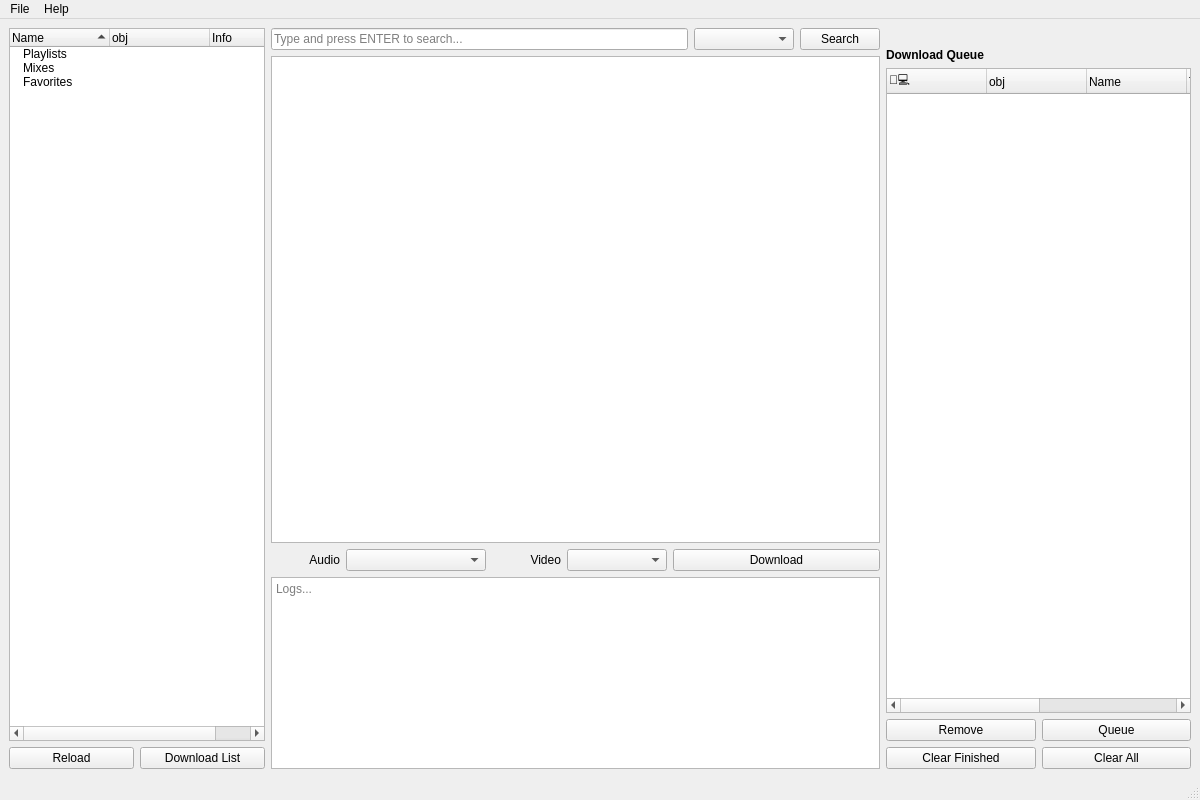
<?xml version="1.0" encoding="UTF-8"?>
<ui version="4.0">
 <class>MainWindow</class>
 <widget class="QMainWindow" name="MainWindow">
  <property name="geometry">
   <rect>
    <x>0</x>
    <y>0</y>
    <width>1200</width>
    <height>800</height>
   </rect>
  </property>
  <property name="windowTitle">
   <string>MainWindow</string>
  </property>
  <widget class="QWidget" name="w_central">
   <property name="enabled">
    <bool>true</bool>
   </property>
   <property name="sizePolicy">
    <sizepolicy hsizetype="Preferred" vsizetype="Expanding">
     <horstretch>100</horstretch>
     <verstretch>100</verstretch>
    </sizepolicy>
   </property>
   <property name="toolTip">
    <string notr="true"/>
   </property>
   <property name="statusTip">
    <string notr="true"/>
   </property>
   <property name="whatsThis">
    <string notr="true"/>
   </property>
   <property name="accessibleName">
    <string notr="true"/>
   </property>
   <property name="accessibleDescription">
    <string notr="true"/>
   </property>
   <layout class="QHBoxLayout" name="horizontalLayout" stretch="0,50,25">
    <item>
     <layout class="QVBoxLayout" name="lv_list_user">
      <item>
       <widget class="QTreeWidget" name="tr_lists_user">
        <property name="toolTip">
         <string notr="true"/>
        </property>
        <property name="statusTip">
         <string notr="true"/>
        </property>
        <property name="whatsThis">
         <string notr="true"/>
        </property>
        <property name="accessibleName">
         <string notr="true"/>
        </property>
        <property name="accessibleDescription">
         <string notr="true"/>
        </property>
        <property name="editTriggers">
         <set>QAbstractItemView::EditTrigger::NoEditTriggers</set>
        </property>
        <property name="showDropIndicator" stdset="0">
         <bool>false</bool>
        </property>
        <property name="selectionMode">
         <enum>QAbstractItemView::SelectionMode::ExtendedSelection</enum>
        </property>
        <property name="indentation">
         <number>10</number>
        </property>
        <property name="uniformRowHeights">
         <bool>true</bool>
        </property>
        <property name="sortingEnabled">
         <bool>true</bool>
        </property>
        <attribute name="headerCascadingSectionResizes">
         <bool>true</bool>
        </attribute>
        <attribute name="headerHighlightSections">
         <bool>true</bool>
        </attribute>
        <attribute name="headerShowSortIndicator" stdset="0">
         <bool>true</bool>
        </attribute>
        <column>
         <property name="text">
          <string notr="true">Name</string>
         </property>
         <property name="toolTip">
          <string notr="true"/>
         </property>
         <property name="statusTip">
          <string notr="true"/>
         </property>
         <property name="whatsThis">
          <string notr="true"/>
         </property>
        </column>
        <column>
         <property name="text">
          <string>obj</string>
         </property>
        </column>
        <column>
         <property name="text">
          <string notr="true">Info</string>
         </property>
         <property name="toolTip">
          <string notr="true"/>
         </property>
         <property name="statusTip">
          <string notr="true"/>
         </property>
         <property name="whatsThis">
          <string notr="true"/>
         </property>
        </column>
        <item>
         <property name="text">
          <string>Playlists</string>
         </property>
         <property name="text">
          <string/>
         </property>
         <property name="text">
          <string/>
         </property>
         <property name="flags">
          <set>ItemIsEnabled</set>
         </property>
        </item>
        <item>
         <property name="text">
          <string>Mixes</string>
         </property>
         <property name="text">
          <string/>
         </property>
         <property name="text">
          <string/>
         </property>
         <property name="flags">
          <set>ItemIsEnabled</set>
         </property>
        </item>
        <item>
         <property name="text">
          <string>Favorites</string>
         </property>
         <property name="text">
          <string/>
         </property>
         <property name="text">
          <string/>
         </property>
         <property name="flags">
          <set>ItemIsEnabled</set>
         </property>
        </item>
       </widget>
      </item>
      <item>
       <layout class="QHBoxLayout" name="lv_list_control">
        <item>
         <widget class="QPushButton" name="pb_reload_user_lists">
          <property name="sizePolicy">
           <sizepolicy hsizetype="Expanding" vsizetype="Fixed">
            <horstretch>0</horstretch>
            <verstretch>0</verstretch>
           </sizepolicy>
          </property>
          <property name="text">
           <string>Reload</string>
          </property>
         </widget>
        </item>
        <item>
         <widget class="QPushButton" name="pb_download_list">
          <property name="sizePolicy">
           <sizepolicy hsizetype="Expanding" vsizetype="Fixed">
            <horstretch>0</horstretch>
            <verstretch>0</verstretch>
           </sizepolicy>
          </property>
          <property name="text">
           <string>Download List</string>
          </property>
         </widget>
        </item>
       </layout>
      </item>
     </layout>
    </item>
    <item>
     <layout class="QVBoxLayout" name="lv_search_result" stretch="0,0,0,0">
      <property name="spacing">
       <number>-1</number>
      </property>
      <item>
       <layout class="QHBoxLayout" name="lh_search">
        <item>
         <widget class="QLineEdit" name="l_search">
          <property name="acceptDrops">
           <bool>false</bool>
          </property>
          <property name="toolTip">
           <string notr="true"/>
          </property>
          <property name="statusTip">
           <string notr="true"/>
          </property>
          <property name="whatsThis">
           <string notr="true"/>
          </property>
          <property name="accessibleName">
           <string notr="true"/>
          </property>
          <property name="accessibleDescription">
           <string notr="true"/>
          </property>
          <property name="locale">
           <locale language="English" country="UnitedStates"/>
          </property>
          <property name="text">
           <string notr="true"/>
          </property>
          <property name="placeholderText">
           <string notr="true">Type and press ENTER to search...</string>
          </property>
          <property name="clearButtonEnabled">
           <bool>true</bool>
          </property>
         </widget>
        </item>
        <item>
         <widget class="QComboBox" name="cb_search_type">
          <property name="minimumSize">
           <size>
            <width>100</width>
            <height>0</height>
           </size>
          </property>
          <property name="toolTip">
           <string notr="true"/>
          </property>
          <property name="statusTip">
           <string notr="true"/>
          </property>
          <property name="whatsThis">
           <string notr="true"/>
          </property>
          <property name="accessibleName">
           <string notr="true"/>
          </property>
          <property name="accessibleDescription">
           <string notr="true"/>
          </property>
          <property name="currentText">
           <string notr="true"/>
          </property>
          <property name="sizeAdjustPolicy">
           <enum>QComboBox::SizeAdjustPolicy::AdjustToContentsOnFirstShow</enum>
          </property>
          <property name="placeholderText">
           <string notr="true"/>
          </property>
         </widget>
        </item>
        <item>
         <widget class="QPushButton" name="pb_search">
          <property name="statusTip">
           <string notr="true"/>
          </property>
          <property name="whatsThis">
           <string notr="true"/>
          </property>
          <property name="accessibleName">
           <string notr="true"/>
          </property>
          <property name="accessibleDescription">
           <string notr="true"/>
          </property>
          <property name="text">
           <string notr="true">Search</string>
          </property>
          <property name="shortcut">
           <string notr="true"/>
          </property>
         </widget>
        </item>
       </layout>
      </item>
      <item>
       <widget class="QTreeView" name="tr_results">
        <property name="editTriggers">
         <set>QAbstractItemView::EditTrigger::NoEditTriggers</set>
        </property>
        <property name="showDropIndicator" stdset="0">
         <bool>false</bool>
        </property>
        <property name="dragDropOverwriteMode">
         <bool>false</bool>
        </property>
        <property name="alternatingRowColors">
         <bool>false</bool>
        </property>
        <property name="selectionMode">
         <enum>QAbstractItemView::SelectionMode::ExtendedSelection</enum>
        </property>
        <property name="indentation">
         <number>10</number>
        </property>
        <property name="sortingEnabled">
         <bool>true</bool>
        </property>
       </widget>
      </item>
      <item>
       <layout class="QHBoxLayout" name="lh_download" stretch="5,0,5,0,15">
        <item>
         <widget class="QLabel" name="l_quality_audio">
          <property name="toolTip">
           <string notr="true"/>
          </property>
          <property name="statusTip">
           <string notr="true"/>
          </property>
          <property name="whatsThis">
           <string notr="true"/>
          </property>
          <property name="accessibleName">
           <string notr="true"/>
          </property>
          <property name="accessibleDescription">
           <string notr="true"/>
          </property>
          <property name="text">
           <string notr="true">Audio</string>
          </property>
          <property name="alignment">
           <set>Qt::AlignmentFlag::AlignRight|Qt::AlignmentFlag::AlignTrailing|Qt::AlignmentFlag::AlignVCenter</set>
          </property>
         </widget>
        </item>
        <item>
         <widget class="QComboBox" name="cb_quality_audio">
          <property name="minimumSize">
           <size>
            <width>140</width>
            <height>0</height>
           </size>
          </property>
          <property name="toolTip">
           <string notr="true"/>
          </property>
          <property name="statusTip">
           <string notr="true"/>
          </property>
          <property name="whatsThis">
           <string notr="true"/>
          </property>
          <property name="accessibleName">
           <string notr="true"/>
          </property>
          <property name="accessibleDescription">
           <string notr="true"/>
          </property>
          <property name="currentText">
           <string notr="true"/>
          </property>
          <property name="sizeAdjustPolicy">
           <enum>QComboBox::SizeAdjustPolicy::AdjustToContentsOnFirstShow</enum>
          </property>
          <property name="placeholderText">
           <string notr="true"/>
          </property>
          <property name="frame">
           <bool>true</bool>
          </property>
         </widget>
        </item>
        <item>
         <widget class="QLabel" name="l_quality_video">
          <property name="toolTip">
           <string notr="true"/>
          </property>
          <property name="statusTip">
           <string notr="true"/>
          </property>
          <property name="whatsThis">
           <string notr="true"/>
          </property>
          <property name="accessibleName">
           <string notr="true"/>
          </property>
          <property name="accessibleDescription">
           <string notr="true"/>
          </property>
          <property name="text">
           <string notr="true">Video</string>
          </property>
          <property name="alignment">
           <set>Qt::AlignmentFlag::AlignRight|Qt::AlignmentFlag::AlignTrailing|Qt::AlignmentFlag::AlignVCenter</set>
          </property>
         </widget>
        </item>
        <item>
         <widget class="QComboBox" name="cb_quality_video">
          <property name="minimumSize">
           <size>
            <width>100</width>
            <height>0</height>
           </size>
          </property>
          <property name="toolTip">
           <string notr="true"/>
          </property>
          <property name="statusTip">
           <string notr="true"/>
          </property>
          <property name="whatsThis">
           <string notr="true"/>
          </property>
          <property name="accessibleName">
           <string notr="true"/>
          </property>
          <property name="accessibleDescription">
           <string notr="true"/>
          </property>
          <property name="currentText">
           <string notr="true"/>
          </property>
          <property name="sizeAdjustPolicy">
           <enum>QComboBox::SizeAdjustPolicy::AdjustToContentsOnFirstShow</enum>
          </property>
          <property name="placeholderText">
           <string notr="true"/>
          </property>
         </widget>
        </item>
        <item>
         <widget class="QPushButton" name="pb_download">
          <property name="toolTip">
           <string notr="true"/>
          </property>
          <property name="statusTip">
           <string notr="true"/>
          </property>
          <property name="whatsThis">
           <string notr="true"/>
          </property>
          <property name="accessibleName">
           <string notr="true"/>
          </property>
          <property name="accessibleDescription">
           <string notr="true"/>
          </property>
          <property name="text">
           <string notr="true">Download</string>
          </property>
          <property name="shortcut">
           <string notr="true"/>
          </property>
         </widget>
        </item>
       </layout>
      </item>
      <item>
       <widget class="QPlainTextEdit" name="te_debug">
        <property name="enabled">
         <bool>true</bool>
        </property>
        <property name="sizePolicy">
         <sizepolicy hsizetype="Expanding" vsizetype="Maximum">
          <horstretch>0</horstretch>
          <verstretch>0</verstretch>
         </sizepolicy>
        </property>
        <property name="maximumSize">
         <size>
          <width>16777215</width>
          <height>16777215</height>
         </size>
        </property>
        <property name="acceptDrops">
         <bool>false</bool>
        </property>
        <property name="toolTip">
         <string notr="true"/>
        </property>
        <property name="statusTip">
         <string notr="true"/>
        </property>
        <property name="whatsThis">
         <string notr="true"/>
        </property>
        <property name="accessibleName">
         <string notr="true"/>
        </property>
        <property name="accessibleDescription">
         <string notr="true"/>
        </property>
        <property name="undoRedoEnabled">
         <bool>false</bool>
        </property>
        <property name="readOnly">
         <bool>true</bool>
        </property>
        <property name="placeholderText">
         <string>Logs...</string>
        </property>
       </widget>
      </item>
     </layout>
    </item>
    <item>
     <layout class="QVBoxLayout" name="lv_info">
      <item>
       <layout class="QVBoxLayout" name="lv_info_item">
        <item>
         <layout class="QHBoxLayout" name="horizontalLayout_2">
          <item>
           <widget class="QLabel" name="l_pm_cover">
            <property name="sizePolicy">
             <sizepolicy hsizetype="Fixed" vsizetype="Fixed">
              <horstretch>0</horstretch>
              <verstretch>0</verstretch>
             </sizepolicy>
            </property>
            <property name="maximumSize">
             <size>
              <width>280</width>
              <height>280</height>
             </size>
            </property>
            <property name="baseSize">
             <size>
              <width>0</width>
              <height>0</height>
             </size>
            </property>
            <property name="frameShape">
             <enum>QFrame::Shape::NoFrame</enum>
            </property>
            <property name="text">
             <string/>
            </property>
            <property name="pixmap">
             <pixmap>default_album_image.png</pixmap>
            </property>
            <property name="scaledContents">
             <bool>true</bool>
            </property>
            <property name="alignment">
             <set>Qt::AlignmentFlag::AlignHCenter|Qt::AlignmentFlag::AlignTop</set>
            </property>
           </widget>
          </item>
         </layout>
        </item>
       </layout>
      </item>
      <item>
       <layout class="QVBoxLayout" name="lv_queue_download">
        <item>
         <widget class="QLabel" name="l_h_queue_download">
          <property name="font">
           <font>
            <italic>false</italic>
            <bold>true</bold>
            <kerning>true</kerning>
           </font>
          </property>
          <property name="text">
           <string>Download Queue</string>
          </property>
         </widget>
        </item>
        <item>
         <widget class="QTreeWidget" name="tr_queue_download">
          <property name="editTriggers">
           <set>QAbstractItemView::EditTrigger::NoEditTriggers</set>
          </property>
          <property name="tabKeyNavigation">
           <bool>false</bool>
          </property>
          <property name="showDropIndicator" stdset="0">
           <bool>false</bool>
          </property>
          <property name="dragDropOverwriteMode">
           <bool>false</bool>
          </property>
          <property name="selectionMode">
           <enum>QAbstractItemView::SelectionMode::ExtendedSelection</enum>
          </property>
          <property name="selectionBehavior">
           <enum>QAbstractItemView::SelectionBehavior::SelectRows</enum>
          </property>
          <property name="rootIsDecorated">
           <bool>false</bool>
          </property>
          <property name="itemsExpandable">
           <bool>false</bool>
          </property>
          <property name="sortingEnabled">
           <bool>false</bool>
          </property>
          <property name="expandsOnDoubleClick">
           <bool>false</bool>
          </property>
          <attribute name="headerShowSortIndicator" stdset="0">
           <bool>false</bool>
          </attribute>
          <attribute name="headerStretchLastSection">
           <bool>false</bool>
          </attribute>
          <column>
           <property name="text">
            <string notr="true">🧑‍💻️</string>
           </property>
          </column>
          <column>
           <property name="text">
            <string>obj</string>
           </property>
          </column>
          <column>
           <property name="text">
            <string>Name</string>
           </property>
          </column>
          <column>
           <property name="text">
            <string>Type</string>
           </property>
          </column>
          <column>
           <property name="text">
            <string>Quality Audio</string>
           </property>
          </column>
          <column>
           <property name="text">
            <string>Quality Video</string>
           </property>
          </column>
         </widget>
        </item>
        <item>
         <layout class="QHBoxLayout" name="horizontalLayout_4">
          <item>
           <widget class="QPushButton" name="pb_queue_download_remove">
            <property name="enabled">
             <bool>true</bool>
            </property>
            <property name="text">
             <string>Remove</string>
            </property>
            <property name="icon">
             <iconset theme="QIcon::ThemeIcon::EditClear"/>
            </property>
           </widget>
          </item>
          <item>
           <widget class="QPushButton" name="pb_queue_download_toggle">
            <property name="text">
             <string>Queue</string>
            </property>
            <property name="icon">
             <iconset theme="QIcon::ThemeIcon::MediaPlaybackPause"/>
            </property>
           </widget>
          </item>
         </layout>
        </item>
        <item>
         <layout class="QHBoxLayout" name="horizontalLayout_3">
          <item>
           <widget class="QPushButton" name="pb_queue_download_clear_finished">
            <property name="text">
             <string>Clear Finished</string>
            </property>
           </widget>
          </item>
          <item>
           <widget class="QPushButton" name="pb_queue_download_clear_all">
            <property name="text">
             <string>Clear All</string>
            </property>
           </widget>
          </item>
         </layout>
        </item>
       </layout>
      </item>
     </layout>
    </item>
   </layout>
  </widget>
  <widget class="QMenuBar" name="menubar">
   <property name="geometry">
    <rect>
     <x>0</x>
     <y>0</y>
     <width>1200</width>
     <height>24</height>
    </rect>
   </property>
   <property name="toolTip">
    <string notr="true"/>
   </property>
   <property name="statusTip">
    <string notr="true"/>
   </property>
   <property name="whatsThis">
    <string notr="true"/>
   </property>
   <property name="accessibleName">
    <string notr="true"/>
   </property>
   <property name="accessibleDescription">
    <string notr="true"/>
   </property>
   <widget class="QMenu" name="m_file">
    <property name="toolTip">
     <string notr="true"/>
    </property>
    <property name="statusTip">
     <string notr="true"/>
    </property>
    <property name="whatsThis">
     <string notr="true"/>
    </property>
    <property name="accessibleName">
     <string notr="true"/>
    </property>
    <property name="accessibleDescription">
     <string notr="true"/>
    </property>
    <property name="title">
     <string>File</string>
    </property>
    <addaction name="a_preferences"/>
    <addaction name="a_logout"/>
    <addaction name="a_exit"/>
   </widget>
   <widget class="QMenu" name="m_help">
    <property name="title">
     <string>Help</string>
    </property>
    <addaction name="a_version"/>
    <addaction name="a_updates_check"/>
   </widget>
   <addaction name="m_file"/>
   <addaction name="m_help"/>
  </widget>
  <widget class="QStatusBar" name="statusbar">
   <property name="toolTip">
    <string notr="true"/>
   </property>
   <property name="statusTip">
    <string notr="true"/>
   </property>
   <property name="whatsThis">
    <string notr="true"/>
   </property>
   <property name="accessibleName">
    <string notr="true"/>
   </property>
   <property name="accessibleDescription">
    <string notr="true"/>
   </property>
   <property name="layoutDirection">
    <enum>Qt::LayoutDirection::LeftToRight</enum>
   </property>
  </widget>
  <action name="a_preferences">
   <property name="enabled">
    <bool>true</bool>
   </property>
   <property name="text">
    <string notr="true">Preferences...</string>
   </property>
   <property name="iconText">
    <string notr="true">Preferences...</string>
   </property>
   <property name="toolTip">
    <string notr="true">Preferences...</string>
   </property>
   <property name="statusTip">
    <string notr="true"/>
   </property>
   <property name="whatsThis">
    <string notr="true"/>
   </property>
  </action>
  <action name="a_version">
   <property name="text">
    <string>Version</string>
   </property>
  </action>
  <action name="a_exit">
   <property name="text">
    <string>Quit TIDAL-Downloader-NG</string>
   </property>
  </action>
  <action name="a_logout">
   <property name="text">
    <string>Logout</string>
   </property>
  </action>
  <action name="a_updates_check">
   <property name="text">
    <string>Check for Updates</string>
   </property>
  </action>
 </widget>
 <resources/>
 <connections/>
</ui>
